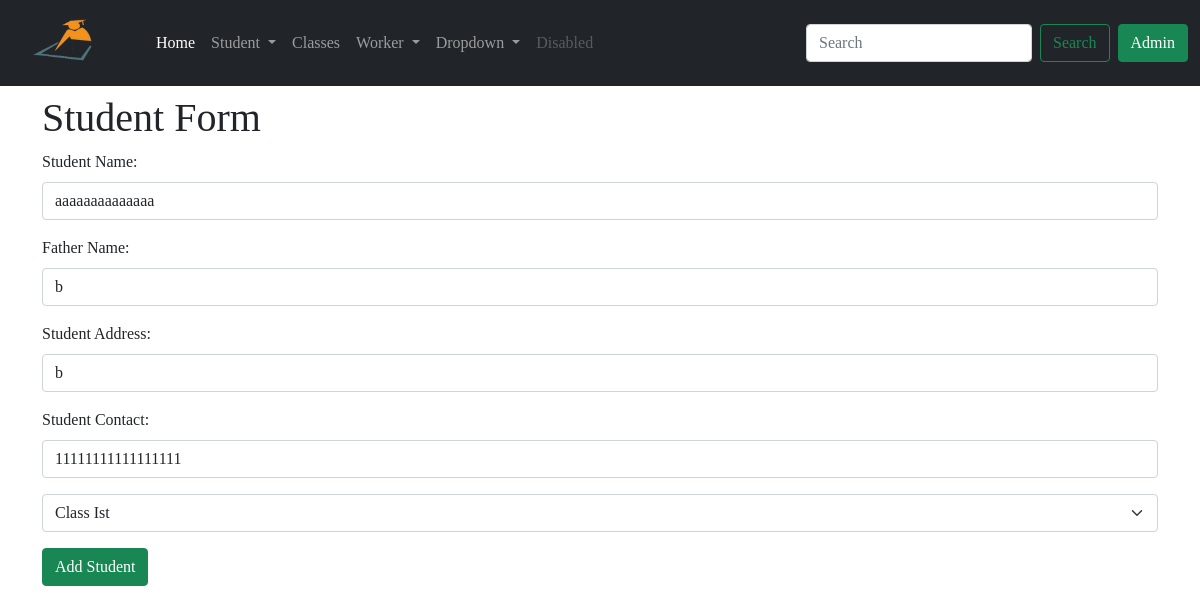
Page /update_student/1 on the earlier database version.
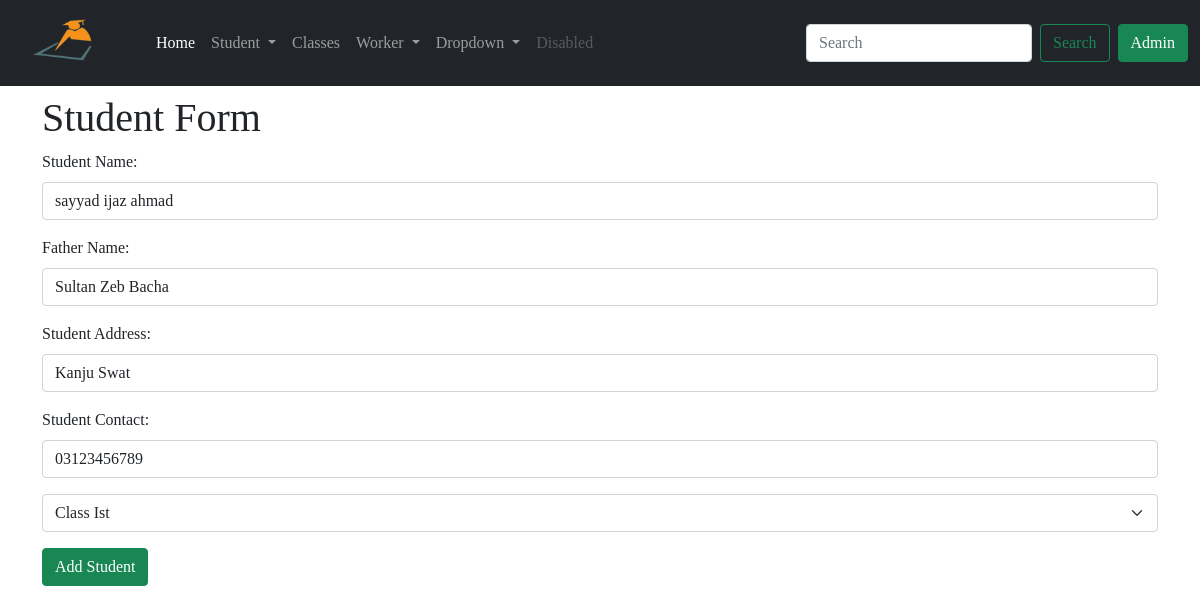
Same page on the later database version.
### app/models.py (models this page shows, shortened)
class Student(db.Model):
    id = db.Column(db.Integer, primary_key=True)
    std_name = db.Column(db.String(64), index=True)
    f_name = db.Column(db.String(64), index=True)
    std_address = db.Column(db.String(128), index=True)
    std_contact = db.Column(db.String(64), index=True)
    join_date = db.Column(db.DateTime, default=datetime.utcnow())
    std_class = db.Column(db.Integer, db.ForeignKey('class.id'))
    admin_id = db.Column(db.Integer, db.ForeignKey('admin.id'))

### app/routes.py (the view, shortened to what this page needs)
@app.route('/update_student/<id>', methods=['POST', 'GET'])
def update_student(id):
    classes = Class.query.all()
    student = Student.query.filter_by(id=id).first()
    return render_template('add_student.html', title='Update Student', student=student, classes=classes)

### app/models.py (called while the page is built)
    def __repr__(self):
        return 'Class {}'.format(self.cls_name)

### app/templates/add_student.html (shortened to what this page needs)
{% extends 'base.html' %}
{% block content %}
<div class="container mt-2">
<h1>Student Form</h1>
<form method="POST">
    <div class="mb-3">
      <label for="Inputname" class="form-label">Student Name:</label>
      <input type="text" class="form-control" name="std_name" value="{{student.std_name}}" id="Inputname" placeholder="enter name" required>
    </div>
    <div class="mb-3">
        <label for="Inputname" class="form-label">Father Name:</label>
        <input type="text" class="form-control" name="f_name" value="{{student.f_name}}" id="Inputname" placeholder="enter name" required>
    </div>
    <div class="mb-3">
        <label for="Inputaddress" class="form-label">Student Address:</label>
        <input type="text" class="form-control" name="std_address" value="{{student.std_address}}" id="Inputaddress" placeholder="enter address" required>
    </div>
    <div class="mb-3">
        <label for="Inputcontact" class="form-label">Student Contact:</label>
        <input type="tel" class="form-control" name="std_contact" value="{{student.std_contact}}" id="Inputcontact" placeholder="enter contact" required>
    </div>
    <div class="mb-3">
        <select class="form-select" name="stdclass"  aria-label="Default select example">
            {% for class in classes %}
            {% if student %}
            <option selected value="{{ class.id }}">{{ class }}</option>
            {% endif %}
            {% endfor %}
          </select>
    </div>
    <button type="submit" class="btn btn-success">Add Student</button>
  </form>
</div>
{% endblock %}

Differences in the rows shown:
changed Student: std_name "aaaaaaaaaaaaaa" → "sayyad ijaz ahmad"; f_name "b" → "Sultan Zeb Bacha"; std_address "b" → "Kanju Swat"; std_contact "11111111111111111" → "03123456789"
